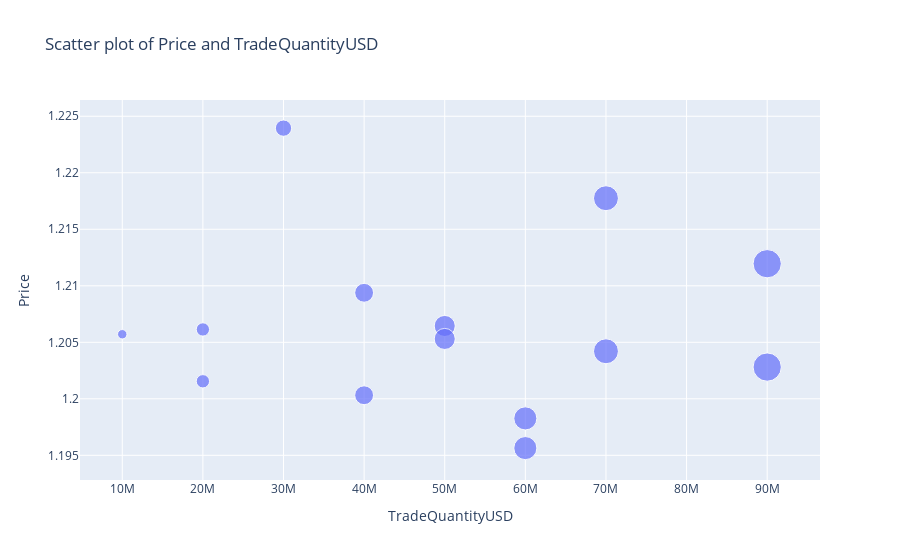

Notebook code cell kept with this figure:
### Code cell
fig=px.scatter(df, x="TradeQuantityUSD", y ="Price", title = "Scatter plot of Price and TradeQuantityUSD", size="TradeQuantityUSD")
fig

### Figure 1 — Plotly figure (JSON) as saved in the notebook; plotly's stock layout.template omitted (floating-point values rounded to 4 significant figures)
{"data": [{"hovertemplate": "TradeQuantityUSD=%{marker.size}<br>Price=%{y}<extra></extra>", "legendgroup": "", "marker": {"color": "#636efa", "size": [10000000, 20000000, 40000000, 50000000, 60000000, 70000000, 90000000, 20000000, 30000000, 40000000, 50000000, 60000000, 70000000, 90000000], "sizemode": "area", "sizeref": 225000, "symbol": "circle"}, "mode": "markers", "name": "", "orientation": "v", "showlegend": false, "type": "scatter", "x": [10000000, 20000000, 40000000, 50000000, 60000000, 70000000, 90000000, 20000000, 30000000, 40000000, 50000000, 60000000, 70000000, 90000000], "xaxis": "x", "y": [1.206, 1.206, 1.2, 1.206, 1.196, 1.204, 1.212, 1.202, 1.224, 1.209, 1.205, 1.198, 1.218, 1.203], "yaxis": "y"}], "layout": {"autosize": true, "legend": {"itemsizing": "constant", "tracegroupgap": 0}, "title": {"text": "Scatter plot of Price and TradeQuantityUSD"}, "xaxis": {"anchor": "y", "autorange": true, "domain": [0, 1], "range": [4726000.0, 96630000.0], "title": {"text": "TradeQuantityUSD"}, "type": "linear"}, "yaxis": {"anchor": "x", "autorange": true, "domain": [0, 1], "range": [1.191, 1.228], "title": {"text": "Price"}, "type": "linear"}}}
